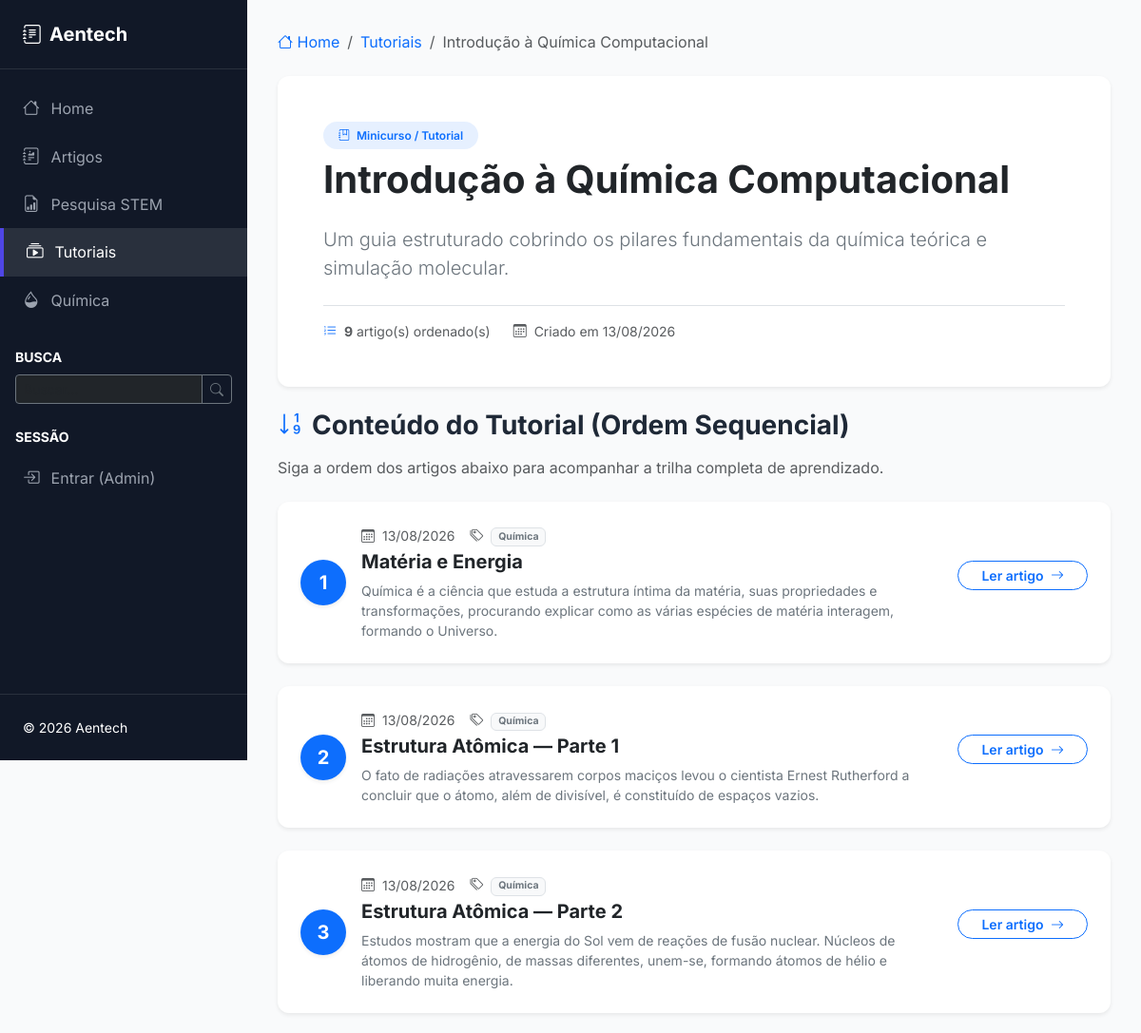
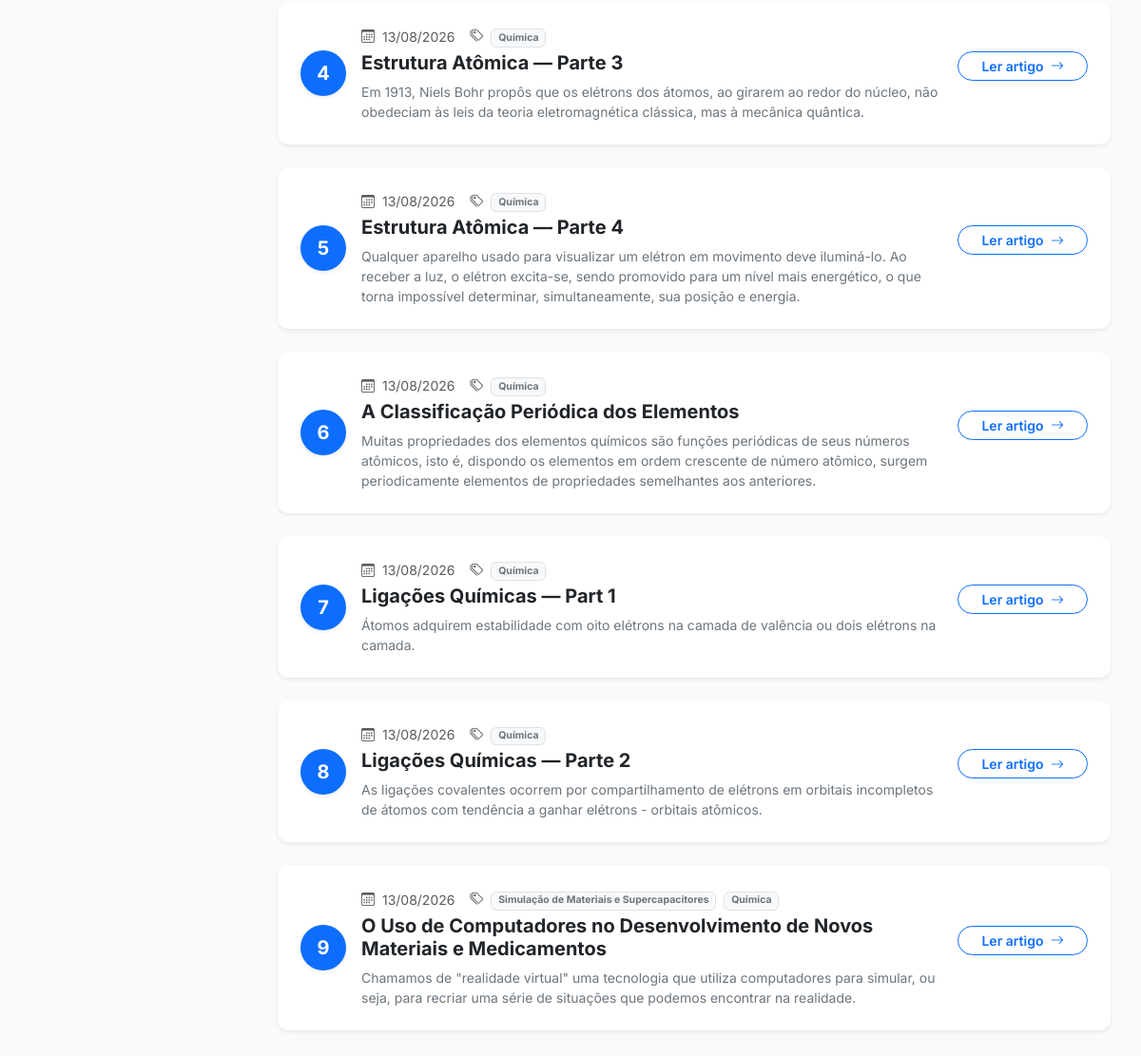
The page /tutoriais/introducao-quimica-computacional on the database its author committed (2 pictures, top to bottom).
### app/models.py (models this page shows, shortened)
class Tutorial(db.Model):
    __tablename__ = 'tutorials'
    id = db.Column(db.Integer, primary_key=True)
    title = db.Column(db.String(200), nullable=False)
    slug = db.Column(db.String(200), unique=True, nullable=False)
    description = db.Column(db.Text)
    created_at = db.Column(db.DateTime, default=datetime.utcnow)
    updated_at = db.Column(db.DateTime, default=datetime.utcnow, onupdate=datetime.utcnow)
    tutorial_posts = db.relationship(
        'TutorialPost',
        backref='tutorial',
        cascade='all, delete-orphan',
        order_by='TutorialPost.order',
        lazy='joined'
    )
    @property
    def ordered_posts(self):
        return [tp.post for tp in sorted(self.tutorial_posts, key=lambda x: x.order) if tp.post]

class Post(db.Model):
    __tablename__ = 'posts'
    id = db.Column(db.Integer, primary_key=True)
    title = db.Column(db.String(200), nullable=False)
    slug = db.Column(db.String(200), unique=True, nullable=False)
    content = db.Column(db.Text, nullable=False)
    excerpt = db.Column(db.String(300))
    is_published = db.Column(db.Boolean, default=True)
    created_at = db.Column(db.DateTime, default=datetime.utcnow)
    updated_at = db.Column(db.DateTime, default=datetime.utcnow, onupdate=datetime.utcnow)
    user_id = db.Column(db.Integer, db.ForeignKey('users.id'), nullable=False)
    comments = db.relationship('Comment', backref='post', lazy='dynamic', cascade='all, delete-orphan')
    categories = db.relationship('Category',
                                secondary=post_categories,
                                backref=db.backref('posts', lazy='dynamic'),
                                lazy='dynamic')

class Category(db.Model):
    __tablename__ = 'categories'
    id = db.Column(db.Integer, primary_key=True)
    name = db.Column(db.String(50), unique=True, nullable=False)
    slug = db.Column(db.String(50), unique=True, nullable=False)
    description = db.Column(db.String(200))

### app/main/views.py (the view)
@blueprint.route('/tutoriais/<identifier>')
def tutorial_detail(identifier):
    tutorial = None
    if identifier.isdigit():
        tutorial = Tutorial.query.get(int(identifier))
    if not tutorial:
        tutorial = Tutorial.query.filter_by(slug=identifier).first_or_404()
    posts = tutorial.ordered_posts
    g.seo = tutorial_seo(tutorial, posts)
    return render_template('main/tutorial_detail.html', tutorial=tutorial, posts=posts)

### app/__init__.py (called while the page is built)
    def _register_context_processors(self) -> None:
        @self.app.context_processor
        def inject_config():
            return dict(config=self.app.config)
        @self.app.context_processor
        def inject_utility_functions():
            from datetime import datetime
            return dict(
                now=datetime.utcnow,
                len=len,
                str=str
            )
        @self.app.context_processor
        def inject_seo():
            try:
                from app.seo import build_seo
                return dict(seo=build_seo())
            except Exception as e:  # pragma: no cover - never break rendering for SEO
                print(f"Warning: Could not build SEO context: {e}")
                return dict(seo={})

### app/auth/views.py (called while the page is built)
@blueprint.before_app_request
def load_logged_in_user():
    user_id = session.get('user_id')
    if user_id is None:
        g.current_user = None
    else:
        g.current_user = User.query.get(user_id)

@blueprint.app_context_processor
def inject_current_user():
    user_id = session.get('user_id')
    if user_id:
        user = User.query.get(user_id)
        return dict(current_user=user)
    return dict(current_user=None)

### app/main/__init__.py (called while the page is built)
@blueprint.context_processor
def inject_categories():
    return {
        'all_categories': Category.query.order_by(Category.name).all()
    }

### app/seo.py (called while the page is built)
def strip_html(value):
    if not value:
        return ''
    text = _TAG_RE.sub(' ', str(value))
    text = (text.replace('&nbsp;', ' ')
                .replace('&amp;', '&')
                .replace('&lt;', '<')
                .replace('&gt;', '>')
                .replace('&quot;', '"')
                .replace('&#39;', "'"))
    return _WS_RE.sub(' ', text).strip()

def meta_excerpt(value, length=300):
    text = strip_html(value)
    if len(text) <= length:
        return text
    truncated = text[: length + 1]
    if ' ' in truncated:
        truncated = truncated.rsplit(' ', 1)[0]
    return truncated.rstrip(' ,.;:-') + '…'

def _iso(value):
    if not value:
        return None
    if isinstance(value, str):
        return value
    if value.tzinfo is None:
        value = value.replace(tzinfo=timezone.utc)
    return value.isoformat()

def site_base_url():
    configured = current_app.config.get('SEO_SITE_URL')
    if configured:
        return configured.rstrip('/')
    try:
        return request.url_root.rstrip('/')
    except RuntimeError:
        return ''

### app/templates/main/tutorial_detail.html (shortened to what this page needs)
{% extends "base.html" %}
{% block content %}
<nav aria-label="breadcrumb" class="mb-4">
    <ol class="breadcrumb mb-0">
        <li class="breadcrumb-item"><a href="{{ url_for('main.index') }}" class="text-decoration-none"><i class="bi bi-house"></i> Home</a></li>
        <li class="breadcrumb-item"><a href="{{ url_for('main.tutorials_list') }}" class="text-decoration-none">Tutoriais</a></li>
        <li class="breadcrumb-item active" aria-current="page">{{ tutorial.title }}</li>
    </ol>
</nav>
<div class="card border-0 shadow-sm mb-4 bg-white overflow-hidden">
    <div class="card-body p-4 p-md-5">
        <div class="d-flex flex-column flex-md-row justify-content-between align-items-md-start mb-3">
            <div>
                <span class="badge bg-primary bg-opacity-10 text-primary px-3 py-2 rounded-pill fw-semibold mb-2 d-inline-block">
                    <i class="bi bi-journal-bookmark me-1"></i> Minicurso / Tutorial
                </span>
                <h1 class="display-6 fw-bold text-dark mb-2">{{ tutorial.title }}</h1>
            </div>
        </div>
        <p class="lead text-secondary mb-4" style="max-width: 850px;">
            {{ tutorial.description or 'Sem descrição cadastrada.' }}
        </p>
        <div class="d-flex align-items-center gap-4 text-muted small border-top pt-3">
            <span><i class="bi bi-list-ol text-primary me-1"></i> <strong>{{ posts|length }}</strong> artigo(s) ordenado(s)</span>
            <span><i class="bi bi-calendar3 me-1"></i> Criado em {{ tutorial.created_at.strftime('%d/%m/%Y') }}</span>
        </div>
    </div>
</div>
<div class="mb-4">
    <h3 class="fw-bold mb-3"><i class="bi bi-sort-numeric-down text-primary me-2"></i>Conteúdo do Tutorial (Ordem Sequencial)</h3>
    <p class="text-muted mb-4">Siga a ordem dos artigos abaixo para acompanhar a trilha completa de aprendizado.</p>
</div>
<div class="tutorial-timeline">
    {% for post in posts %}
    <div class="card border-0 shadow-sm mb-4 bg-white overflow-hidden hover-up position-relative">
        <div class="card-body p-4">
            <div class="row align-items-center g-3">
                <div class="col-auto">
                    <div class="step-badge bg-primary text-white fw-bold rounded-circle d-flex align-items-center justify-content-center shadow-sm" style="width: 48px; height: 48px; font-size: 1.25rem;">
                        {{ loop.index }}
                    </div>
                </div>
                <div class="col">
                    <div class="d-flex align-items-center text-muted small mb-1">
                        <span class="me-3"><i class="bi bi-calendar3 me-1"></i> {{ post.created_at.strftime('%d/%m/%Y') }}</span>
                        {% if post.categories %}
                        <span class="me-3"><i class="bi bi-tags me-1"></i>
                            {% for cat in post.categories %}
                                <span class="badge bg-light text-secondary border me-1">{{ cat.name }}</span>
                            {% endfor %}
                        </span>
                        {% endif %}
                    </div>
                    <h4 class="h5 fw-bold mb-2">
                        <a href="{{ url_for('main.post_detail', slug=post.slug) }}" class="text-dark text-decoration-none hover-primary">
                            {{ post.title }}
                        </a>
                    </h4>
                    <p class="card-text text-secondary small mb-0">
                        {{ post.excerpt or post.content[:180] ~ '...' }}
                    </p>
                </div>
                <div class="col-md-auto text-md-end mt-3 mt-md-0">
                    <a href="{{ url_for('main.post_detail', slug=post.slug) }}" class="btn btn-outline-primary btn-sm px-4 fw-semibold rounded-pill">
                        Ler artigo <i class="bi bi-arrow-right ms-1"></i>
                    </a>
                </div>
            </div>
        </div>
    </div>
    {% endfor %}
</div>
{% endblock %}

### app/templates/base.html (style rules this page uses)
:root { --primary-color: #4f46e5; --primary-hover: #4338ca; --sidebar-bg: #111827; --body-bg: #f9fafb; --card-shadow: 0 1px 3px 0 rgb(0 0 0 / 0.1), 0 1px 2px -1px rgb(0 0 0 / 0.1); }
body { font-family: 'Inter', -apple-system, BlinkMacSystemFont, "Segoe UI", Roboto, Helvetica, Arial, sans-serif; background-color: var(--body-bg); color: #1f2937; }
.card { border: none; border-radius: 0.75rem; box-shadow: var(--card-shadow); transition: transform 0.2s, box-shadow 0.2s; }

### app/templates/main/tutorial_detail.html (style rules this page uses)
.hover-up { transition: transform 0.2s, box-shadow 0.2s; }

### rows shown on the page
Tutorial: title "Introdução à Química Computacional", description "Um guia estruturado cobrindo os pilares fundamentais da química teórica e simulação molecular.", created_at "13/08/2026"
Post: created_at "13/08/2026", title "Matéria e Energia", excerpt "Química é a ciência que estuda a estrutura íntima da matéria, suas propriedades e transformações, procurando explicar como as várias espécies de matéria interagem, formando o Universo."
Category: name "Química"
Post: created_at "13/08/2026", title "Estrutura Atômica — Parte 1", excerpt "O fato de radiações atravessarem corpos maciços levou o cientista Ernest Rutherford a concluir que o átomo, além de divisível, é constituído de espaços vazios."
Post: created_at "13/08/2026", title "Estrutura Atômica — Parte 2", excerpt "Estudos mostram que a energia do Sol vem de reações de fusão nuclear. Núcleos de átomos de hidrogênio, de massas diferentes, unem-se, formando átomos de hélio e liberando muita energia."
Post: created_at "13/08/2026", title "Estrutura Atômica — Parte 3", excerpt "Em 1913, Niels Bohr propôs que os elétrons dos átomos, ao girarem ao redor do núcleo, não obedeciam às leis da teoria eletromagnética clássica, mas à mecânica quântica."
Post: created_at "13/08/2026", title "Estrutura Atômica — Parte 4", excerpt "Qualquer aparelho usado para visualizar um elétron em movimento deve iluminá-lo. Ao receber a luz, o elétron excita-se, sendo promovido para um nível mais energético, o que torna impossível determinar, simultaneamente, sua posição e energia."
Post: created_at "13/08/2026", title "A Classificação Periódica dos Elementos", excerpt "Muitas propriedades dos elementos químicos são funções periódicas de seus números atômicos, isto é, dispondo os elementos em ordem crescente de número atômico, surgem periodicamente elementos de propriedades semelhantes aos anteriores."
Post: created_at "13/08/2026", title "Ligações Químicas — Part 1", excerpt "Átomos adquirem estabilidade com oito elétrons na camada de valência ou dois elétrons na camada."
Post: created_at "13/08/2026", title "Ligações Químicas — Parte 2", excerpt "As ligações covalentes ocorrem por compartilhamento de elétrons em orbitais incompletos de átomos com tendência a ganhar elétrons - orbitais atômicos."
Post: created_at "13/08/2026", title "O Uso de Computadores no Desenvolvimento de Novos Materiais e Medicamentos", excerpt "Chamamos de \"realidade virtual\" uma tecnologia que utiliza computadores para simular, ou seja, para recriar uma série de situações que podemos encontrar na realidade."
Category: name "Simulação de Materiais e Supercapacitores"

### other values the page prints
{{ posts|length }} "9"
